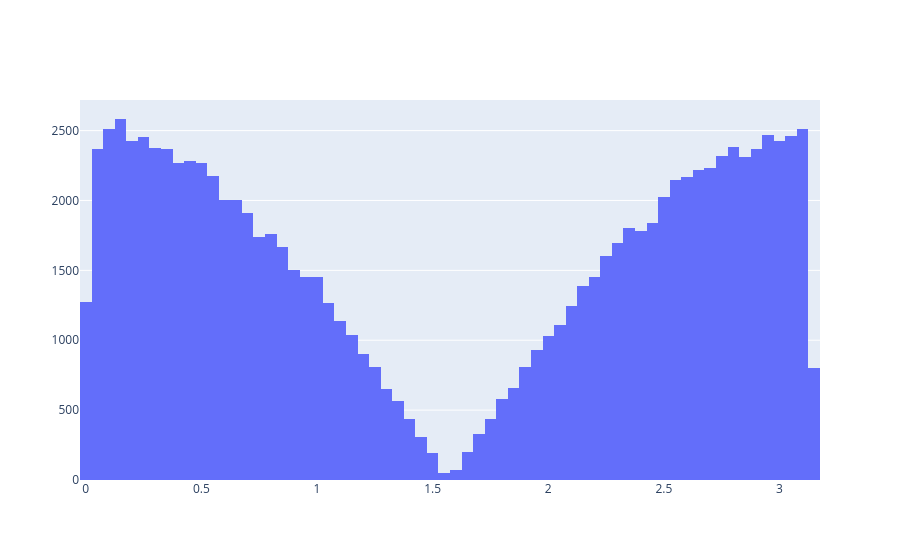

The code cell stored with this chart in its notebook:
### Code cell
u = np.random.uniform(0,1,100000)

mask = u <= 0.5
I1 = np.arcsin(2*u[mask])
I2 = np.pi - np.arcsin(2*(1-u[~mask]))

I = np.concatenate([I1, I2])

fig = go.Figure()
fig.add_trace(go.Histogram(x=I, name='I'))
fig.show()

### Figure 1 — Plotly figure (JSON) as saved in the notebook; plotly's stock layout.template omitted (floating-point values rounded to 4 significant figures; data arrays with more than 128 entries replaced by an {"elided": "..."} marker saying what was removed)
{"data": [{"name": "I", "type": "histogram", "x": {"elided": "100000 float values"}}], "layout": {}}
